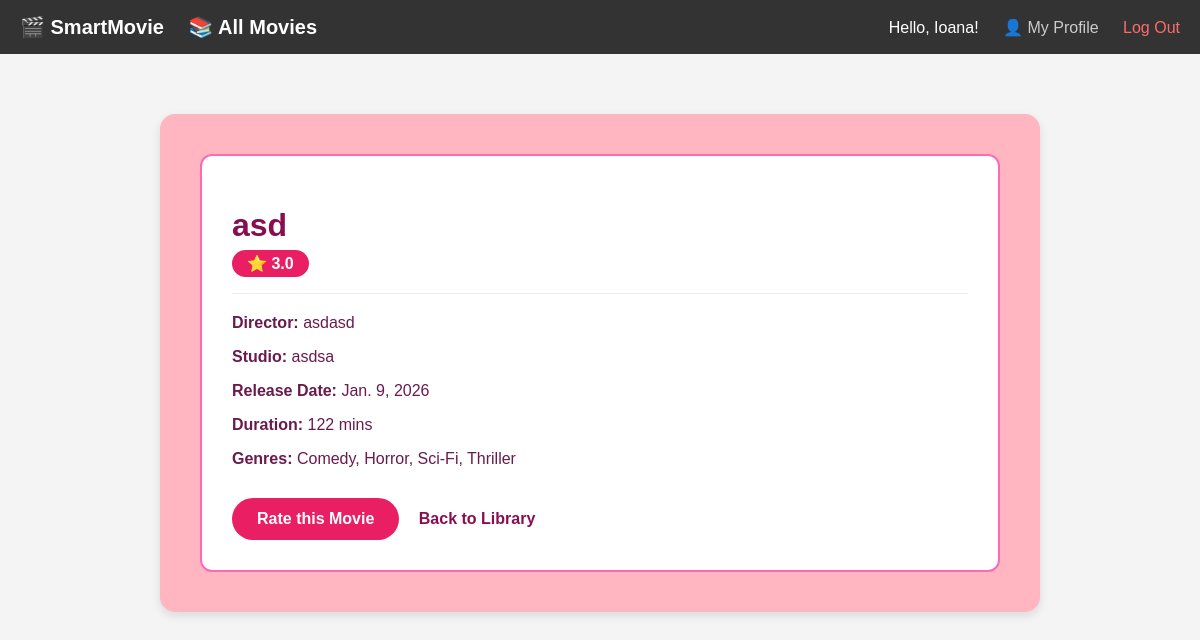
Screenshot of /movie/1/ (signed in) with the database file from the repository.
### helloapp/models.py (models this page shows, shortened)
class Movie(models.Model):
    name = models.CharField(max_length=200)
    releaseDate = models.DateField()
    genres = models.ManyToManyField(Genre)
    duration_minutes = models.IntegerField(default=0)
    director = models.CharField(max_length=200)
    studio = models.CharField(max_length=200)

class Genre(models.Model):
    name = models.CharField(max_length=200)

### helloapp/views.py (the view)
# urls.py: path('movie/<int:movie_id>/', views.movie_detail, name='movie_detail'),
def movie_detail(request, movie_id):
    movie = get_object_or_404(Movie, id=movie_id)
    avg_rating = Review.objects.filter(movie=movie).aggregate(Avg('rating'))['rating__avg']
    return render(request, "mainpage/movie_detail.html", {
        'movie': movie,
        'avg_rating': avg_rating
    })

### helloapp/templates/mainpage/movie_detail.html
{% extends 'mainpage/base.html' %}
{% block content %}
<div style="background-color: #FFB6C1; padding: 40px; border-radius: 15px; box-shadow: 0 4px 10px rgba(0,0,0,0.1); max-width: 800px; margin: 40px auto; font-family: sans-serif;">
    <div style="background: white; padding: 30px; border-radius: 12px; border: 2px solid #ff69b4;">
        <h1 style="color: #880e4f; margin-bottom: 10px;">{{ movie.name }}</h1>
        <div style="margin-bottom: 20px;">
            <span style="background: #e91e63; color: white; padding: 5px 15px; border-radius: 50px; font-weight: bold;">
                ⭐ {% if avg_rating %}{{ avg_rating|stringformat:".1f" }}{% else %}No ratings yet{% endif %}
            </span>
        </div>
        <hr style="border: 0; border-top: 1px solid #eee; margin: 20px 0;">
        <p style="color: #6a1b4d;"><strong>Director:</strong> {{ movie.director }}</p>
        <p style="color: #6a1b4d;"><strong>Studio:</strong> {{ movie.studio }}</p>
        <p style="color: #6a1b4d;"><strong>Release Date:</strong> {{ movie.releaseDate }}</p>
        <p style="color: #6a1b4d;"><strong>Duration:</strong> {{ movie.duration_minutes }} mins</p>
        <p style="color: #6a1b4d;"><strong>Genres:</strong>
            {% for genre in movie.genres.all %}
                {{ genre.name }}{% if not forloop.last %}, {% endif %}
            {% endfor %}
        </p>
        <div style="margin-top: 30px;">
            <a href="{% url 'add_review' movie.id %}" style="display: inline-block; background-color: #e91e63; color: white; padding: 12px 25px; text-decoration: none; border-radius: 50px; font-weight: bold;">
                Rate this Movie
            </a>
            <a href="{% url 'movie_library' %}" style="margin-left: 15px; color: #880e4f; text-decoration: none; font-weight: bold;">Back to Library</a>
        </div>
    </div>
</div>
{% endblock %}

### helloapp/templates/mainpage/base.html (shortened to what this page needs)
<!DOCTYPE html>
<html lang="en">
<head>
</head>
<body>
    <div class="navbar">
    <div class="nav-left">
        <a href="{% url 'main' %}">🎬 SmartMovie</a>
        <a href="{% url 'movie_library' %}" style="margin-left: 20px; text-decoration: none; color: white;">
            📚 All Movies
        </a>
    </div>
    <div class="nav-right">
        <span>Hello, {{ user.username }}!</span>
        <a href="{% url 'user_profile' %}">👤 My Profile</a>
        <a href="{% url 'logout' %}" style="color: #ff6b6b;">Log Out</a>
    </div>
</div>
    <div class="content">
        {% block content %}
        {% endblock %}
    </div>
</body>
</html>

### helloapp/templates/mainpage/base.html (style rules this page uses)
body { margin: 0; font-family: sans-serif; background-color: #f4f4f4; }
.navbar { background-color: #333; overflow: hidden; padding: 15px 20px; display: flex; justify-content: space-between; align-items: center; color: white; }
.nav-left a { color: white; text-decoration: none; font-size: 20px; font-weight: bold; }
.nav-right a { color: #ccc; text-decoration: none; margin-left: 20px; font-size: 16px; }
.content { padding: 20px; }

### rows the page displays
Movie: name "asd", director "asdasd", studio "asdsa", releaseDate "Jan. 9, 2026", duration_minutes "122"
Genre: name "Comedy"
Genre: name "Horror"
Genre: name "Sci-Fi"
Genre: name "Thriller"

### other values shown
{{ user.username }} "Ioana"
{{ avg_rating|stringformat:".1f" }} "3.0"
